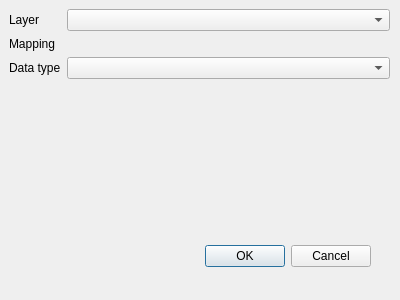
<?xml version="1.0" encoding="UTF-8"?>
<ui version="4.0">
 <class>FiberPlanITConvertDialogBase</class>
 <widget class="QDialog" name="FiberPlanITConvertDialogBase">
  <property name="geometry">
   <rect>
    <x>0</x>
    <y>0</y>
    <width>400</width>
    <height>300</height>
   </rect>
  </property>
  <property name="windowTitle">
   <string>fiberplanitconvert</string>
  </property>
  <widget class="QDialogButtonBox" name="button_box">
   <property name="geometry">
    <rect>
     <x>30</x>
     <y>240</y>
     <width>341</width>
     <height>32</height>
    </rect>
   </property>
   <property name="orientation">
    <enum>Qt::Horizontal</enum>
   </property>
   <property name="standardButtons">
    <set>QDialogButtonBox::Cancel|QDialogButtonBox::Ok</set>
   </property>
  </widget>
  <widget class="QWidget" name="formLayoutWidget">
   <property name="geometry">
    <rect>
     <x>9</x>
     <y>9</y>
     <width>381</width>
     <height>221</height>
    </rect>
   </property>
   <layout class="QFormLayout" name="formLayout">
    <item row="0" column="0">
     <widget class="QLabel" name="label">
      <property name="text">
       <string>Layer</string>
      </property>
     </widget>
    </item>
    <item row="0" column="1">
     <widget class="QgsMapLayerComboBox" name="dlg_layers"/>
    </item>
    <item row="1" column="0">
     <widget class="QLabel" name="label_2">
      <property name="text">
       <string>Mapping</string>
      </property>
     </widget>
    </item>
    <item row="1" column="1">
     <widget class="QgsFileWidget" name="mapping">
      <property name="locale">
       <locale language="English" country="UnitedStates"/>
      </property>
      <property name="useLink">
       <bool>false</bool>
      </property>
      <property name="fullUrl">
       <bool>false</bool>
      </property>
      <property name="dialogTitle">
       <string/>
      </property>
     </widget>
    </item>
    <item row="2" column="0">
     <widget class="QLabel" name="label_4">
      <property name="text">
       <string>Data type</string>
      </property>
     </widget>
    </item>
    <item row="2" column="1">
     <widget class="QComboBox" name="data_type"/>
    </item>
   </layout>
  </widget>
 </widget>
 <customwidgets>
  <customwidget>
   <class>QgsFileWidget</class>
   <extends>QWidget</extends>
   <header>qgsfilewidget.h</header>
  </customwidget>
  <customwidget>
   <class>QgsMapLayerComboBox</class>
   <extends>QComboBox</extends>
   <header>qgsmaplayercombobox.h</header>
  </customwidget>
 </customwidgets>
 <resources/>
 <connections>
  <connection>
   <sender>button_box</sender>
   <signal>accepted()</signal>
   <receiver>FiberPlanITConvertDialogBase</receiver>
   <slot>accept()</slot>
   <hints>
    <hint type="sourcelabel">
     <x>20</x>
     <y>20</y>
    </hint>
    <hint type="destinationlabel">
     <x>20</x>
     <y>20</y>
    </hint>
   </hints>
  </connection>
  <connection>
   <sender>button_box</sender>
   <signal>rejected()</signal>
   <receiver>FiberPlanITConvertDialogBase</receiver>
   <slot>reject()</slot>
   <hints>
    <hint type="sourcelabel">
     <x>20</x>
     <y>20</y>
    </hint>
    <hint type="destinationlabel">
     <x>20</x>
     <y>20</y>
    </hint>
   </hints>
  </connection>
 </connections>
</ui>
